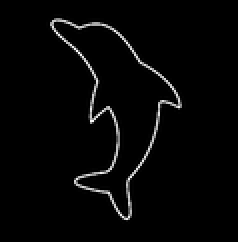
%> input picture distance_transform_algorithm/Dolphin.bmp, 119 x 121 px, shrunk from 502 x 509 before the run (shown 2 times larger)
$ octave distance_transform_mfile.m   (GNU Octave 9; MATLAB toolbox functions it lacks are replaced by stand-ins)
%> lines starting %> are read from the running program, lines starting %| are printed output that depends on the picture
clear;
dolphin = imread('Dolphin.bmp');
%> dolphin is the input picture: size 121x119 uint8; min 0, max 254, mean 6
stars = imread('Stars.bmp');
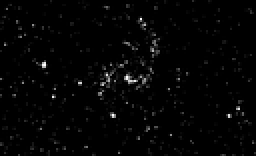
%> input picture distance_transform_algorithm/Stars.bmp, 128 x 78 px, shrunk from 538 x 327 before the run (shown 2 times larger)
%> stars is the input picture: size 78x128 uint8; min 0, max 255, mean 4.4

create_distance_transform(dolphin, 'chessboard');
create_distance_transform(dolphin, 'cityblock');
create_distance_transform(dolphin, 'euclidean');
create_distance_transform(stars, 'chessboard');
create_distance_transform(stars, 'cityblock');
create_distance_transform(stars, 'euclidean');

%% External Functions
%%
function create_distance_transform(arg, method)

switch method

    case 'chessboard'
        % Prepare image:
        tic; converted = arrayfun(@convert, arg); toc
%> after `converted = arrayfun(@convert, arg)`: converted: size 121x119 double; 90.94% of the values are NaN or infinite; the others: min 0, max 0, mean 0
        disp('Converted every 1 to 0 and every 0 to inf.')

        % First pass:
        tic; transform_kernel_tl = d8_transform_tl(converted); toc
        imwrite(uint8(transform_kernel_tl), strcat(inputname(1),'_1_chess.bmp'))
        disp('First pass success: the .bmp file is saved in the working directory.')

        % Second pass:
        tic; transform_kernel_br = d8_transform_br(transform_kernel_tl); toc
        imwrite(uint8(transform_kernel_br), strcat(inputname(1),'_final_chess.bmp'))
        disp('Second pass success: the .bmp file is saved in the working directory.')

    case 'cityblock'
        % Prepare image:
        tic; converted = arrayfun(@convert, arg); toc
        disp('Converted every 1 to 0 and every 0 to inf.')

        % First pass:
        tic; transform_kernel_tl = d4_transform_tl(converted); toc
        imwrite(uint8(transform_kernel_tl), strcat(inputname(1),'_1_city.bmp'))
        disp('First pass success: the .bmp file is saved in the working directory.')

        % Second pass:
        tic; transform_kernel_br = d4_transform_br(transform_kernel_tl); toc
        imwrite(uint8(transform_kernel_br), strcat(inputname(1),'_final_city.bmp'))
        disp('Second pass success: the .bmp file is saved in the working directory.')

    case 'euclidean'
        % Prepare image:
        tic; converted = arrayfun(@convert, arg); toc
        disp('Converted every 1 to 0 and every 0 to inf.')

        % First pass:
        tic; transform_kernel_tl = ec_transform_tl(converted); toc
        imwrite(uint8(transform_kernel_tl), strcat(inputname(1),'_1_euclidean.bmp'))
        disp('First pass success: the .bmp file is saved in the working directory.')

        % Second pass:
        tic; transform_kernel_br = ec_transform_br(transform_kernel_tl); toc
        imwrite(uint8(transform_kernel_br), strcat(inputname(1),'_final_euclidean.bmp'))
        disp('Second pass success: the .bmp file is saved in the working directory.')

end

end

function out = convert(arg)
    % Convert every 1 (object of interest) to 0 and every 0 to inf
if arg==0
    out=inf;
else
    out=0;
end

end

function arg = d8_transform_tl(arg)
    % top left corner D8 transform kernel
[x, y] = size(arg);
%> x = 121; y = 119
tmp = zeros(4);

for i=2:x-1
    for j=2:y
        tmp = [arg(i-1,j-1) arg(i-1,j) arg(i,j-1) arg(i+1,j-1)];
        arg(i,j) = arrayfun(@(x)min_value(tmp,x), arg(i,j));
    end
end
%> in create_distance_transform, `imwrite(uint8(transform_kernel_tl), strcat(inputname(1),'_1_chess.bmp'))`:
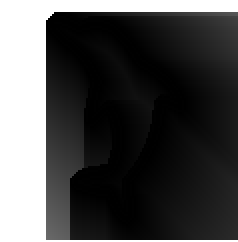
%> saved as dolphin_1_chess.bmp: size 121x119 uint8 (shown 2 times larger); min 0, max 255, mean 74.9

end

function arg = d8_transform_br(arg)
    % bottom right corner D8 transform kernel
[x, y] = size(arg);
tmp = zeros(4);

for i=x-1:-1:2
    for j=y-1:-1:1
        tmp = [arg(i-1,j+1) arg(i,j+1) arg(i+1,j) arg(i+1,j+1)];
        arg(i,j) = arrayfun(@(x)min_value(tmp,x), arg(i,j));
    end
end
%> in create_distance_transform, `imwrite(uint8(transform_kernel_br), strcat(inputname(1),'_final_chess...`:
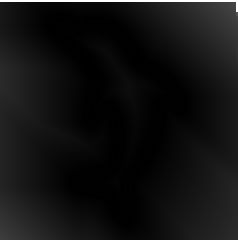
%> saved as dolphin_final_chess.bmp: size 121x119 uint8 (shown 2 times larger); min 0, max 255, mean 19.4

end

function arg = d4_transform_tl(arg)
    % top left corner D4 transform kernel
[x, y] = size(arg);
tmp = zeros(2);
tmp2 = zeros(2);

for i=2:x-1
    for j=2:y
        tmp = [arg(i-1,j) arg(i,j-1)];
        tmp2 = [arg(i-1,j-1) arg(i+1,j-1)];
        arg(i,j) = arrayfun(@(x)min_value(tmp,x), arrayfun(@(y)min_value2(tmp2,y), arg(i,j)));
    end
end

end

function arg = d4_transform_br(arg)
    % bottom right corner D4 transform kernel
[x, y] = size(arg);
tmp = zeros(2);
tmp2 = zeros(2);

for i=x-1:-1:2
    for j=y-1:-1:1
        tmp = [arg(i,j+1) arg(i+1,j)];
        tmp2 = [arg(i-1,j+1) arg(i+1,j+1)];
        arg(i,j) = arrayfun(@(x)min_value(tmp,x), arrayfun(@(y)min_value2(tmp2,y), arg(i,j)));
    end
end
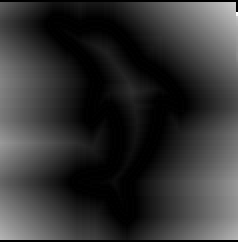
%> arg: size 121x119 double (shown 2 times larger); 1.69% of the values are NaN or infinite; the others: min 0, max 88, mean 18.02; drawn with min black, max white, NaN and infinite black

end

function arg = ec_transform_tl(arg)
    % top left corner euclidean transform kernel
[x, y] = size(arg);
tmp = zeros(2);
tmp2 = zeros(2);

for i=2:x-1
    for j=2:y
        tmp = [arg(i-1,j) arg(i,j-1)];
        tmp2 = [arg(i-1,j-1) arg(i+1,j-1)];
        arg(i,j) = arrayfun(@(x)min_value(tmp,x), arrayfun(@(y)min_value3(tmp2,y), arg(i,j)));
    end
end

end

function arg = ec_transform_br(arg)
    % bottom right corner euclidean transform kernel
[x, y] = size(arg);
tmp = zeros(2);
tmp2 = zeros(2);

for i=x-1:-1:2
    for j=y-1:-1:1
        tmp = [arg(i,j+1) arg(i+1,j)];
        tmp2 = [arg(i-1,j+1) arg(i+1,j+1)];
        arg(i,j) = arrayfun(@(x)min_value(tmp,x), arrayfun(@(y)min_value3(tmp2,y), arg(i,j)));
    end
end
%> call 4 of create_distance_transform, with method = 'chessboard'
%> in create_distance_transform (call 4), `imwrite(uint8(transform_kernel_br), strcat(inputname(1),'_final_chess...`:
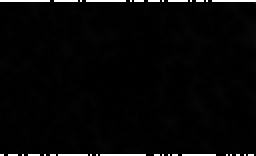
%> saved as stars_final_chess.bmp: size 78x128 uint8 (shown 2 times larger); min 0, max 255, mean 6.3
%> after the loop in d4_transform_tl (call 2), `for i=2:x-1`:
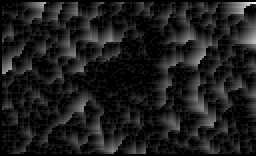
%> arg: size 78x128 double (shown 2 times larger); 2.58% of the values are NaN or infinite; the others: min 0, max 19, mean 2.19; drawn with min black, max white, NaN and infinite black
%> after the loop in d4_transform_br (call 2), `for i=x-1:-1:2`:
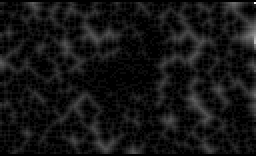
%> arg: size 78x128 double (shown 2 times larger); 2% of the values are NaN or infinite; the others: min 0, max 19, mean 1.54; drawn with min black, max white, NaN and infinite black

end

function min_val = min_value(arr, val)
    min_val = min(val, min(arr)+1);
end

function min_val = min_value2(arr, val)
    min_val = min(val, min(arr)+2);
end

function min_val = min_value3(arr, val)
    min_val = min(val, min(arr)+1.414); % sqrt(2)=1.414
end
